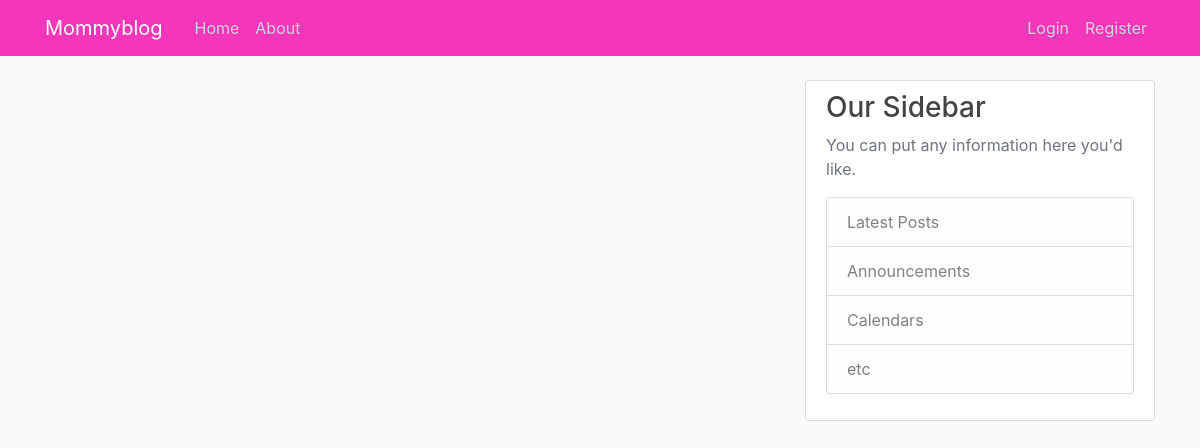
The app's page /, older data.
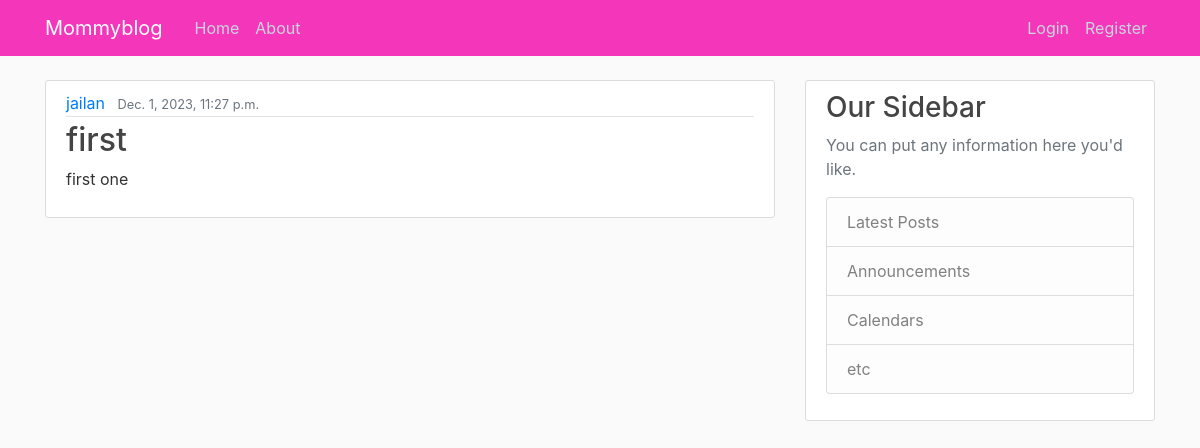
The same page, newer data.
### blog/models.py (models this page shows, shortened)
class Post(models.Model):
    title = models.CharField(max_length=200)
    content = models.TextField()
    date_posted = models.DateTimeField(default=timezone.now)
    author = models.ForeignKey(User, on_delete=models.CASCADE)

### blog/views.py (the view)
# urls.py: 2. Add a URL to urlpatterns:  path('', views.home, name='home')
def home(request):
    context = {
        'posts': Post.objects.all()
    }
    return render(request, 'blog/home.html', context)

### templates/blog/home.html
{% extends "base.html" %}
{% block content %}
    {% for post in posts %}
    <article class="media content-section">
        <div class="media-body">
          <div class="article-metadata">
            <a class="mr-2" href="#">{{ post.author }}</a>
            <small class="text-muted">{{ post.date_posted }}</small>
          </div>
          <h2><a class="article-title" href="#">{{ post.title }}</a></h2>
          <p class="article-content">{{ post.content }}</p>
        </div>
    </article>
    {% endfor %}
{% endblock content %}

### templates/base.html (shortened to what this page needs)
{% load static %}
<!DOCTYPE html>
<html lang="en">
    <link rel="stylesheet" href="https://cdn.jsdelivr.net/npm/bootstrap@4.0.0/dist/css/bootstrap.min.css">
    <link rel="stylesheet"  href="{% static 'css/main.css' %}">
</head>
<body>
  <header class="site-header">
    <nav class="navbar navbar-expand-md navbar-dark bg-steel fixed-top">
      <div class="container">
        <a class="navbar-brand mr-4" href="{% url 'blog-home' %}">Mommyblog</a>
        <div class="collapse navbar-collapse" id="navbarToggle">
          <div class="navbar-nav mr-auto">
            <a class="nav-item nav-link" href="{% url 'blog-home' %}">Home</a>
            <a class="nav-item nav-link" href="{% url 'blog-about' %}">About</a>
          </div>
          <div class="navbar-nav">
            {% if user.is_authenticated %}
            <a class="nav-item nav-link" href="{% url 'users-profile' %}">profile</a>
            <a class="nav-item nav-link" href="{% url 'logout' %}">Logout</a>
            {% else %}
            <a class="nav-item nav-link" href="{% url 'login' %}">Login</a>
            <a class="nav-item nav-link" href="{% url 'users-register' %}">Register</a>
            {% endif %}
          </div>
        </div>
      </div>
    </nav>
  </header>
    <main role="main" class="container">
        <div class="row">
          <div class="col-md-8">
            {% block content %}{% endblock %}
          </div>
          <div class="col-md-4">
            <div class="content-section">
              <h3>Our Sidebar</h3>
              <p class='text-muted'>You can put any information here you'd like.
                <ul class="list-group">
                  <li class="list-group-item list-group-item-light">Latest Posts</li>
                  <li class="list-group-item list-group-item-light">Announcements</li>
                  <li class="list-group-item list-group-item-light">Calendars</li>
                  <li class="list-group-item list-group-item-light">etc</li>
                </ul>
              </p>
            </div>
          </div>
        </div>
    </main>
</body>
</html>

### Mommyblog/static/css/main.css (style rules this page uses)
body { background: #fafafa; color: #333333; margin-top: 5rem; }
h1, h2, h3, h4, h5, h6 { color: #444444; }
ul { margin: 0; }
.bg-steel { background-color: #f436bb; }
.site-header .navbar-nav .nav-link { color: #cbd5db; }
.content-section { background: #ffffff; padding: 10px 20px; border: 1px solid #dddddd; border-radius: 3px; margin-bottom: 20px; }
.article-title { color: #444444; }
.article-content { white-space: pre-line; }
.article-metadata { padding-bottom: 1px; margin-bottom: 4px; border-bottom: 1px solid #e3e3e3 }

Row changes from the older to the newer data that the page shows:
added Post: author "jailan", date_posted "Dec. 1, 2023, 11:27 p.m.", title "first", content "first one"
